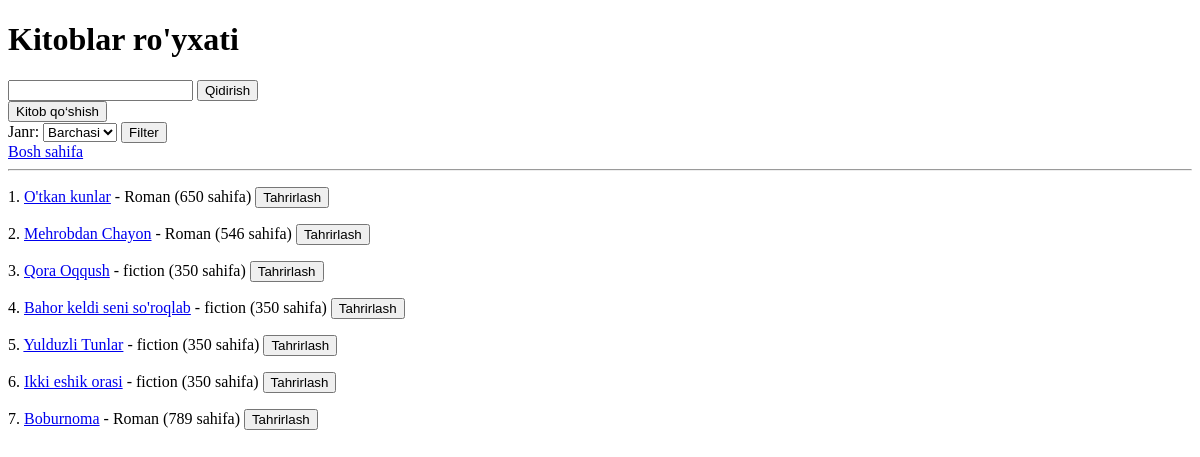
The app's page /kitoblar/, older data.
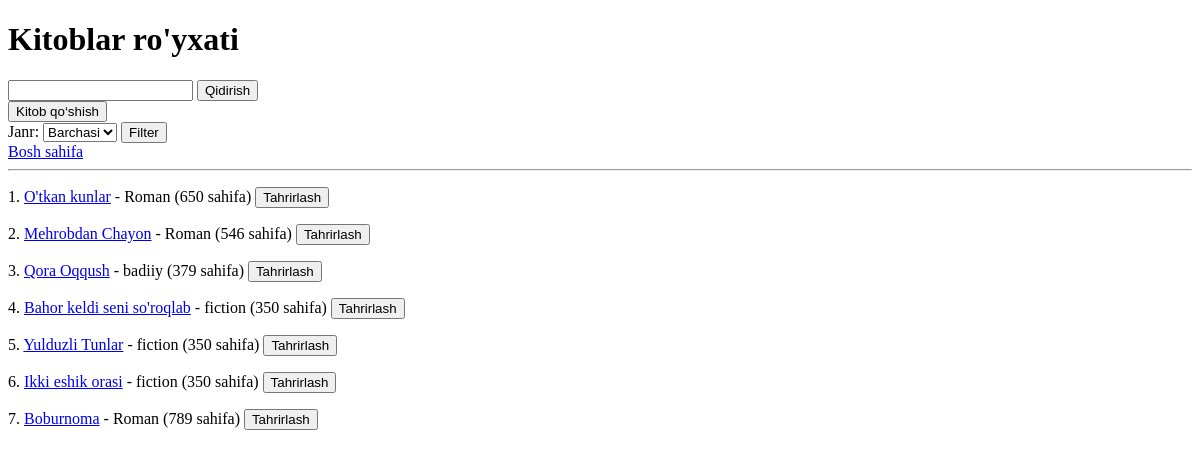
The same page, newer data.
### main/models.py (models this page shows, shortened)
class Kitob(models.Model):
    nom = models.CharField(max_length=100)
    annotatsiya = models.TextField(blank=True, null=True)
    janr = models.CharField(max_length=255)
    sahifa = models.PositiveIntegerField()
    muallif = models.ForeignKey(Muallif, on_delete=SET_NULL, null=True, blank=True)
    class Meta:
        verbose_name_plural = 'Kitoblar'

### main/views.py (the view)
# urls.py: path('kitoblar/', hamma_kitoblar, name='kitoblar'),
def hamma_kitoblar(request):
    search = request.GET.get('search', '').strip()
    janr_query = request.GET.get('janr', 'all')
    kitoblar = Kitob.objects.all()
    if search:
        kitoblar = kitoblar.filter(nom__icontains=search)
    if  janr_query != 'all':
        kitoblar = kitoblar.filter(janr=janr_query)
    janrlar = Kitob.objects.order_by('janr').values_list('janr', flat=True).distinct()
    context = {
        'kitoblar': kitoblar,
        "search": search,
        "janrlar": janrlar,
        "janr_query": janr_query,
    }
    return render(request, 'kitoblar.html', context)

### templates/kitoblar.html (shortened to what this page needs)
<!DOCTYPE html>
<html lang="uz">
<head>
</head>
<body>
    <h1>Kitoblar ro'yxati</h1>
    <form method="get">
        <input type="text" name="search" value="{{ search|default:'' }}">
        <button type="submit">Qidirish</button>
    </form>
    <a href="/kitob-qoshish/"><button>Kitob qo‘shish</button></a>
    <form method="get">
        <label>Janr:</label>
        <select name="janr">
            <option value="all" {% if not janr_query or janr_query == 'all' %} selected {% endif %}>Barchasi</option>
        </select>
        <button type="submit">Filter</button>
    </form>
    <a href="/">Bosh sahifa</a>
    <hr>
    {% for kitob in kitoblar %}
        <p>{{ forloop.counter }}.
            <a href="/kitob/{{ kitob.id }}/">{{ kitob.nom }}</a> - {{ kitob.janr }} ({{ kitob.sahifa }} sahifa)
            <a href="/kitoblar/{{ kitob.id }}/tahrirlash/">
                <button>Tahrirlash</button>
            </a>
        </p>
    {% endfor %}
</body>
</html>

Row changes from the older to the newer data that the page shows:
changed Kitob "Qora Oqqush": janr "fiction" → "badiiy"; sahifa "350" → "379"
